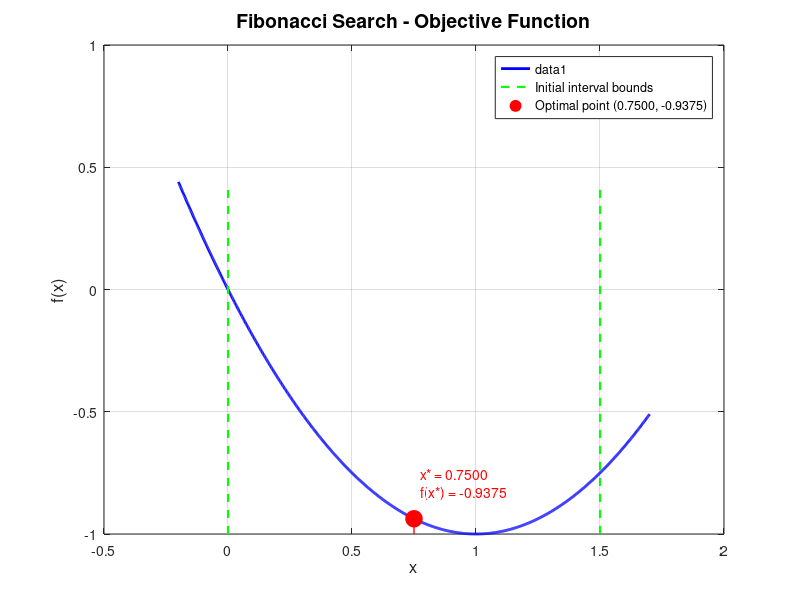

Source code (MATLAB):
% =========================================================================
% Thapar Institute of Engineering and Technology, Patiala
% School of Mathematics
% Optimization Methods (UMA-035)
% Lab Experiment - 9: Fibonacci Search Technique
% =========================================================================

function Lab9_Fibonacci_Search()
    clc;
    clear;
    
    fprintf('========================================\n');
    fprintf('Fibonacci Search Technique\n');
    fprintf('========================================\n\n');
    
    fprintf('This program implements Fibonacci search for 1D optimization\n\n');
    
    % Example problem from lab document
    fprintf('Example Problem:\n');
    fprintf('Minimize f(x) = x(x-2) on [0, 1.5]\n');
    fprintf('Target: Interval of uncertainty = 0.25*L0\n\n');
    
    % Define the objective function
    f = @(x) x.*(x - 2);
    
    % Define interval
    a = 0;
    b = 1.5;
    
    % Target measure of effectiveness
    target_measure = 0.25;
    
    % Solve using Fibonacci search
    [x_opt, f_opt, iterations, final_interval] = fibonacci_search(f, a, b, ...
                                                 target_measure, true, 'min');
    
    fprintf('\n========================================\n');
    fprintf('FINAL RESULTS\n');
    fprintf('========================================\n');
    fprintf('Optimal point: x* = %.6f\n', x_opt);
    fprintf('Optimal value: f(x*) = %.6f\n', f_opt);
    fprintf('Final interval: [%.6f, %.6f]\n', final_interval(1), final_interval(2));
    fprintf('Final interval length: %.6f\n', final_interval(2) - final_interval(1));
    fprintf('Iterations: %d\n', iterations);
    
    % Plot the function and search process
    plot_fibonacci_search(f, a, b, x_opt);
end

function [x_opt, f_opt, n, final_interval] = fibonacci_search(f, a, b, ...
                                             target_measure, verbose, opt_type)
    % Fibonacci Search Algorithm
    % Inputs:
    %   f: objective function handle
    %   a, b: initial interval [a, b]
    %   target_measure: desired final interval / initial interval
    %   verbose: display iterations
    %   opt_type: 'min' or 'max'
    
    % Step 1: Calculate measure of effectiveness
    L0 = b - a;
    measure = target_measure;
    
    if verbose
        fprintf('Initial Setup:\n');
        fprintf('--------------\n');
        fprintf('Initial interval: [%.4f, %.4f]\n', a, b);
        fprintf('Initial length L0 = %.4f\n', L0);
        fprintf('Target measure = %.4f\n', measure);
        fprintf('Target final interval = %.4f\n\n', measure * L0);
    end
    
    % Step 2: Find smallest n such that 1/F_n <= measure
    F = generate_fibonacci(50);  % Generate first 50 Fibonacci numbers
    
    n = 1;
    while (1/F(n+1)) > measure
        n = n + 1;
        if n >= length(F) - 1
            error('Need more Fibonacci numbers. Increase limit.');
        end
    end
    
    if verbose
        fprintf('Fibonacci Number Selection:\n');
        fprintf('---------------------------\n');
        fprintf('Required: 1/F_n <= %.4f\n', measure);
        fprintf('Selected: n = %d, F_%d = %d\n', n, n, F(n+1));
        fprintf('Achieved measure: 1/F_%d = %.6f\n\n', n, 1/F(n+1));
        
        fprintf('Fibonacci Sequence (first %d terms):\n', min(15, n+2));
        fprintf('n:  ');
        for i = 0:min(14, n+1)
            fprintf('%4d ', i);
        end
        fprintf('\nF_n:');
        for i = 1:min(15, n+2)
            fprintf('%4d ', F(i));
        end
        fprintf('\n\n');
    end
    
    % Step 3-6: Iterative search
    if verbose
        fprintf('========================================\n');
        fprintf('Fibonacci Search Iterations\n');
        fprintf('========================================\n\n');
    end
    
    for i = n:-1:2
        if verbose
            fprintf('Iteration %d (i=%d):\n', n-i+1, i);
            fprintf('----------------\n');
            fprintf('Current interval: [%.6f, %.6f], length = %.6f\n', ...
                    a, b, b-a);
        end
        
        % Step 4: Calculate test points
        L_current = b - a;
        x1 = a + (F(i-1) / F(i+1)) * L_current;
        x2 = a + (F(i) / F(i+1)) * L_current;
        
        % Evaluate function at test points
        f1 = f(x1);
        f2 = f(x2);
        
        if verbose
            fprintf('Test points:\n');
            fprintf('  x1 = a + F_%d/F_%d * L = %.6f, f(x1) = %.6f\n', ...
                    i-2, i, x1, f1);
            fprintf('  x2 = a + F_%d/F_%d * L = %.6f, f(x2) = %.6f\n', ...
                    i-1, i, x2, f2);
        end
        
        % Step 5: Update interval based on optimization type
        if strcmp(opt_type, 'min')
            if f1 > f2
                % Minimum is in [x1, b]
                a = x1;
                if verbose
                    fprintf('Decision: f(x1) > f(x2) → New interval: [%.6f, %.6f]\n', a, b);
                end
            else
                % Minimum is in [a, x2]
                b = x2;
                if verbose
                    fprintf('Decision: f(x1) <= f(x2) → New interval: [%.6f, %.6f]\n', a, b);
                end
            end
        else  % 'max'
            if f1 > f2
                % Maximum is in [a, x2]
                b = x2;
                if verbose
                    fprintf('Decision: f(x1) > f(x2) → New interval: [%.6f, %.6f]\n', a, b);
                end
            else
                % Maximum is in [x1, b]
                a = x1;
                if verbose
                    fprintf('Decision: f(x1) <= f(x2) → New interval: [%.6f, %.6f]\n', a, b);
                end
            end
        end
        
        if verbose
            fprintf('\n');
        end
    end
    
    % Final result
    x_opt = (a + b) / 2;
    f_opt = f(x_opt);
    final_interval = [a, b];
    
    if verbose
        fprintf('========================================\n');
        fprintf('Search Complete!\n');
        fprintf('========================================\n\n');
    end
end

function F = generate_fibonacci(n)
    % Generate first n Fibonacci numbers
    % F(1) = F_0 = 1, F(2) = F_1 = 1, ...
    
    F = zeros(n, 1);
    F(1) = 1;  % F_0
    F(2) = 1;  % F_1
    
    for i = 3:n
        F(i) = F(i-1) + F(i-2);
    end
end

function plot_fibonacci_search(f, a, b, x_opt)
    % Plot the objective function and optimal point
    
    figure('Position', [100, 100, 800, 500]);
    
    % Create fine grid for plotting
    x = linspace(a - 0.2, b + 0.2, 1000);
    y = arrayfun(f, x);
    
    % Plot function
    plot(x, y, 'b-', 'LineWidth', 2);
    hold on;
    grid on;
    
    % Mark the initial interval
    y_min = min(y);
    y_max = max(y);
    plot([a a], [y_min, y_max], 'g--', 'LineWidth', 1.5, ...
         'DisplayName', 'Initial interval bounds');
    plot([b b], [y_min, y_max], 'g--', 'LineWidth', 1.5, ...
         'HandleVisibility', 'off');
    
    % Mark the optimal point
    f_opt = f(x_opt);
    plot(x_opt, f_opt, 'ro', 'MarkerSize', 12, 'MarkerFaceColor', 'r', ...
         'DisplayName', sprintf('Optimal point (%.4f, %.4f)', x_opt, f_opt));
    
    % Add vertical line at optimal point
    plot([x_opt x_opt], [y_min, f_opt], 'r--', 'LineWidth', 1, ...
         'HandleVisibility', 'off');
    
    xlabel('x', 'FontSize', 12);
    ylabel('f(x)', 'FontSize', 12);
    title('Fibonacci Search - Objective Function', 'FontSize', 14);
    legend('Location', 'best');
    
    % Add text annotation
    text(x_opt, f_opt + 0.1*(y_max-y_min), ...
         sprintf('  x* = %.4f\n  f(x*) = %.4f', x_opt, f_opt), ...
         'FontSize', 10, 'Color', 'red');
    
    hold off;
end
